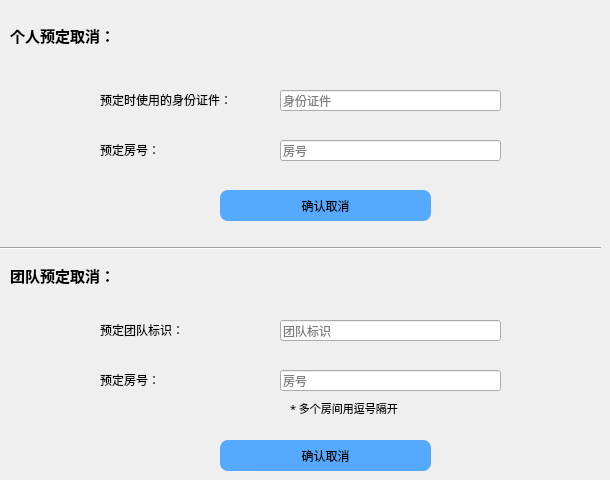
      <widget class="QWidget" name="page_11">
       <widget class="QLineEdit" name="cid_deb">
        <property name="geometry">
         <rect>
          <x>280</x>
          <y>90</y>
          <width>221</width>
          <height>21</height>
         </rect>
        </property>
        <property name="placeholderText">
         <string>身份证件</string>
        </property>
       </widget>
       <widget class="QLabel" name="label_53">
        <property name="geometry">
         <rect>
          <x>290</x>
          <y>400</y>
          <width>211</width>
          <height>16</height>
         </rect>
        </property>
        <property name="font">
         <font>
          <family>新宋体</family>
          <pointsize>8</pointsize>
         </font>
        </property>
        <property name="text">
         <string>* 多个房间用逗号隔开</string>
        </property>
       </widget>
       <widget class="QLabel" name="label_54">
        <property name="geometry">
         <rect>
          <x>100</x>
          <y>80</y>
          <width>191</width>
          <height>40</height>
         </rect>
        </property>
        <property name="styleSheet">
         <string notr="true">font: 9pt &quot;FontAwesome&quot;;</string>
        </property>
        <property name="text">
         <string>预定时使用的身份证件：</string>
        </property>
       </widget>
       <widget class="QPushButton" name="commitDeBookT">
        <property name="geometry">
         <rect>
          <x>220</x>
          <y>440</y>
          <width>211</width>
          <height>31</height>
         </rect>
        </property>
        <property name="styleSheet">
         <string notr="true">#commitDeBookT{background:rgb(85, 170, 255);
border-radius:8px}
#commitDeBookT:hover
{
background:#CCFF99
}</string>
        </property>
        <property name="text">
         <string>确认取消</string>
        </property>
       </widget>
       <widget class="QLabel" name="label_55">
        <property name="geometry">
         <rect>
          <x>10</x>
          <y>20</y>
          <width>171</width>
          <height>31</height>
         </rect>
        </property>
        <property name="font">
         <font>
          <family>FontAwesome</family>
          <pointsize>11</pointsize>
          <weight>75</weight>
          <bold>true</bold>
         </font>
        </property>
        <property name="text">
         <string>个人预定取消：</string>
        </property>
       </widget>
       <widget class="QLabel" name="label_56">
        <property name="geometry">
         <rect>
          <x>100</x>
          <y>310</y>
          <width>191</width>
          <height>40</height>
         </rect>
        </property>
        <property name="styleSheet">
         <string notr="true">font: 9pt &quot;FontAwesome&quot;;</string>
        </property>
        <property name="text">
         <string>预定团队标识：</string>
        </property>
       </widget>
       <widget class="QPushButton" name="commitDeBookC">
        <property name="geometry">
         <rect>
          <x>220</x>
          <y>190</y>
          <width>211</width>
          <height>31</height>
         </rect>
        </property>
        <property name="styleSheet">
         <string notr="true">#commitDeBookC{background:rgb(85, 170, 255);
border-radius:8px}
#commitDeBookC:hover
{
background:#CCFF99
}</string>
        </property>
        <property name="text">
         <string>确认取消</string>
        </property>
       </widget>
       <widget class="QLineEdit" name="tid_deb">
        <property name="geometry">
         <rect>
          <x>280</x>
          <y>320</y>
          <width>221</width>
          <height>21</height>
         </rect>
        </property>
        <property name="placeholderText">
         <string>团队标识</string>
        </property>
       </widget>
       <widget class="QLineEdit" name="crid_deb">
        <property name="geometry">
         <rect>
          <x>280</x>
          <y>140</y>
          <width>221</width>
          <height>21</height>
         </rect>
        </property>
        <property name="placeholderText">
         <string>房号</string>
        </property>
       </widget>
       <widget class="QLabel" name="label_57">
        <property name="geometry">
         <rect>
          <x>100</x>
          <y>360</y>
          <width>191</width>
          <height>40</height>
         </rect>
        </property>
        <property name="styleSheet">
         <string notr="true">font: 9pt &quot;FontAwesome&quot;;</string>
        </property>
        <property name="text">
         <string>预定房号：</string>
        </property>
       </widget>
       <widget class="QLabel" name="label_58">
        <property name="geometry">
         <rect>
          <x>100</x>
          <y>130</y>
          <width>191</width>
          <height>40</height>
         </rect>
        </property>
        <property name="styleSheet">
         <string notr="true">font: 9pt &quot;FontAwesome&quot;;</string>
        </property>
        <property name="text">
         <string>预定房号：</string>
        </property>
       </widget>
       <widget class="QLabel" name="label_59">
        <property name="geometry">
         <rect>
          <x>10</x>
          <y>260</y>
          <width>131</width>
          <height>31</height>
         </rect>
        </property>
        <property name="font">
         <font>
          <family>FontAwesome</family>
          <pointsize>11</pointsize>
          <weight>75</weight>
          <bold>true</bold>
         </font>
        </property>
        <property name="text">
         <string>团队预定取消：</string>
        </property>
       </widget>
       <widget class="QLineEdit" name="trid_deb">
        <property name="geometry">
         <rect>
          <x>280</x>
          <y>370</y>
          <width>221</width>
          <height>21</height>
         </rect>
        </property>
        <property name="placeholderText">
         <string>房号</string>
        </property>
       </widget>
       <widget class="Line" name="line_13">
        <property name="geometry">
         <rect>
          <x>0</x>
          <y>240</y>
          <width>601</width>
          <height>16</height>
         </rect>
        </property>
        <property name="orientation">
         <enum>Qt::Horizontal</enum>
        </property>
       </widget>
      </widget>
